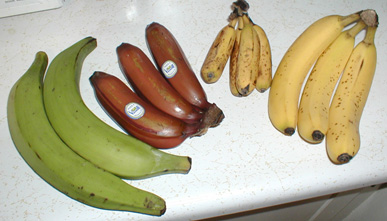
#> input picture Bananavarieties.jpg, 387 x 221 px
$ python -i types_segmentation.py   (imports and definitions only)
#> lines starting #> are read from the running program, lines starting #| are printed output that depends on the picture; after the words box and inside, x2 and y2 are one past the last pixel; in counts of white or black regions, pixels touching at a corner belong together
import cv2
import gradio as gr
from skimage import filters
import numpy as np


# Fungsi untuk memproses frame dengan berbagai metode thresholding
def process_frame(frame):
    # Konversi frame ke grayscale
    gray = cv2.cvtColor(frame, cv2.COLOR_RGB2GRAY)
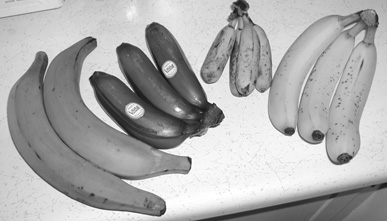
#> gray: shape (221, 387); min 15, max 255, mean 171.5

    # Global Thresholding (T=127)
    _, binary_thresh = cv2.threshold(gray, 127, 255, cv2.THRESH_BINARY)
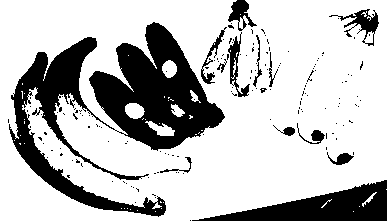
#> binary_thresh: shape (221, 387); 74.7% white; 157 black regions (143 under 20 px), largest, box (x1, y1, x2, y2) and area: (9, 22, 225, 217) 15162, (192, 180, 387, 221) 3757, (329, 9, 379, 46) 523

    # Otsu's Thresholding
    _, otsu_thresh = cv2.threshold(gray, 0, 255, cv2.THRESH_OTSU)
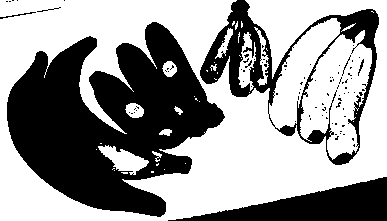
#> otsu_thresh: shape (221, 387); 59.2% white; 92 black regions (85 under 20 px), largest, box (x1, y1, x2, y2) and area: (7, 22, 225, 217) 23737, (200, 0, 379, 165) 6159, (168, 177, 387, 221) 4625

    # Li's Thresholding
    thresh_li = filters.threshold_li(gray)
#> thresh_li = 153.1
    binary_li = (gray > thresh_li).astype(np.uint8) * 255
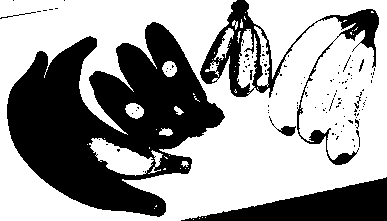
#> binary_li: shape (221, 387); 62.1% white; 117 black regions (108 under 20 px), largest, box (x1, y1, x2, y2) and area: (7, 22, 225, 217) 22915, (200, 0, 379, 165) 4481, (181, 177, 387, 221) 4429

    # Yen's Thresholding
    thresh_yen = filters.threshold_yen(gray)
#> thresh_yen = 167
    binary_yen = (gray > thresh_yen).astype(np.uint8) * 255
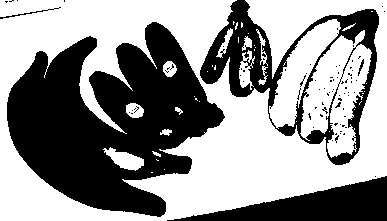
#> binary_yen: shape (221, 387); 57.6% white; 83 black regions (78 under 20 px), largest, box (x1, y1, x2, y2) and area: (7, 22, 225, 217) 24082, (200, 0, 379, 165) 7124, (167, 176, 387, 221) 4714, (0, 7, 61, 19) 78, (358, 59, 364, 76) 35

    # Triangle Thresholding
    thresh_tri = filters.threshold_triangle(gray)
#> thresh_tri = 234
    binary_tri = (gray > thresh_tri).astype(np.uint8) * 255
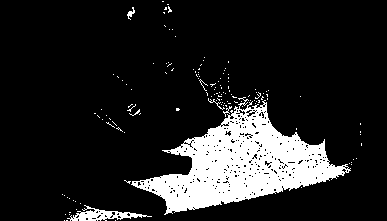
#> binary_tri: shape (221, 387); 13.6% white; 134 white regions (128 under 20 px), largest, box (x1, y1, x2, y2) and area: (131, 97, 351, 215) 10660, (67, 205, 152, 221) 515, (127, 7, 135, 20) 42, (208, 98, 225, 110) 33, (223, 106, 232, 117) 26, (199, 79, 208, 91) 20

    # Konversi hasil ke format RGB untuk ditampilkan di Gradio
    binary_thresh_rgb = cv2.cvtColor(binary_thresh, cv2.COLOR_GRAY2RGB)
    otsu_thresh_rgb = cv2.cvtColor(otsu_thresh, cv2.COLOR_GRAY2RGB)
    binary_li_rgb = cv2.cvtColor(binary_li, cv2.COLOR_GRAY2RGB)
    binary_yen_rgb = cv2.cvtColor(binary_yen, cv2.COLOR_GRAY2RGB)
    binary_tri_rgb = cv2.cvtColor(binary_tri, cv2.COLOR_GRAY2RGB)

    # Kembalikan frame asli dan hasil thresholding
    return (
        frame,
        binary_thresh_rgb,
        otsu_thresh_rgb,
        binary_li_rgb,
        binary_yen_rgb,
        binary_tri_rgb,
    )


# Fungsi untuk streaming video dari webcam menggunakan OpenCV
def video_stream():
    # Buka webcam (0 adalah kamera default)
    cap = cv2.VideoCapture(0)

    if not cap.isOpened():
        raise RuntimeError("Could not open webcam")

    while True:
        # Baca frame dari webcam
        ret, frame = cap.read()
        if not ret:
            break

        # Konversi frame dari BGR (OpenCV) ke RGB (Gradio)
        frame_rgb = cv2.cvtColor(frame, cv2.COLOR_BGR2RGB)

        # Proses frame dengan berbagai metode thresholding
        original, binary_thresh, otsu_thresh, binary_li, binary_yen, binary_tri = (
            process_frame(frame_rgb)
        )

        # Kirim frame asli dan hasil thresholding ke Gradio
        yield original, binary_thresh, otsu_thresh, binary_li, binary_yen, binary_tri

    # Lepaskan webcam setelah selesai
    cap.release()


# Buat antarmuka Gradio
# [15 lines that did not run here, left out]

# Jalankan aplikasi
# [1 line not run here, left out]

>>> import cv2
>>> picture = cv2.cvtColor(cv2.imread('../Bananavarieties.jpg'), cv2.COLOR_BGR2RGB)
>>> result = process_frame(picture)
#> result = 6 items

$ run again, on gabriel-herter-zIBetXW-WRk-unsplash.jpg
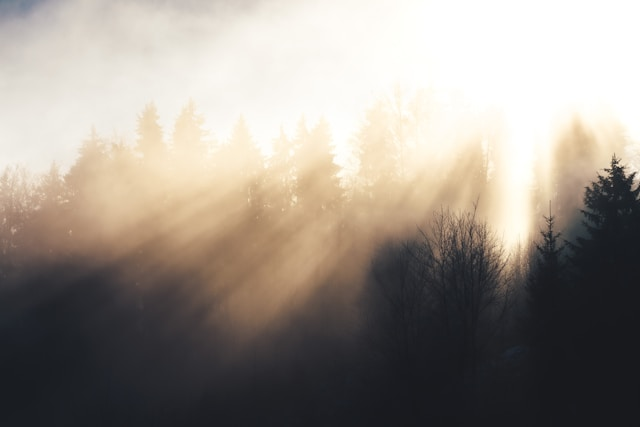
#> input picture gabriel-herter-zIBetXW-WRk-unsplash.jpg, 640 x 427 px
#> in process_frame, `_, binary_thresh = cv2.threshold(gray, 127, 255, cv2.THRESH_BINARY)`:
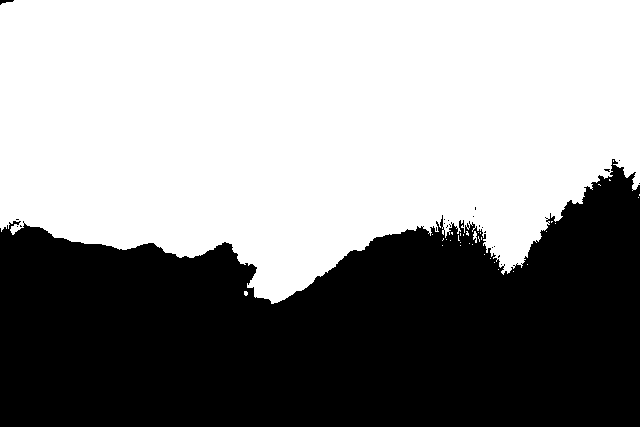
#> binary_thresh: shape (427, 640); 56.6% white; 23 black regions (21 under 20 px), largest, box (x1, y1, x2, y2) and area: (0, 159, 640, 427) 118585, (0, 0, 14, 5) 36
#> otsu_thresh: shape (427, 640); 55.1% white; 14 black regions (12 under 20 px), largest, box (x1, y1, x2, y2) and area: (0, 159, 640, 427) 122445, (0, 0, 35, 12) 284
#> thresh_li = 94.88
#> binary_li: shape (427, 640); 60.9% white; 24 black regions (23 under 20 px), largest, box (x1, y1, x2, y2) and area: (0, 161, 640, 427) 106765
#> thresh_yen = 165
#> binary_yen: shape (427, 640); 50.8% white; 15 black regions (13 under 20 px), largest, box (x1, y1, x2, y2) and area: (0, 154, 640, 427) 133562, (0, 0, 52, 25) 778
#> thresh_tri = 242
#> in process_frame, `binary_tri = (gray > thresh_tri).astype(np.uint8) * 255`:
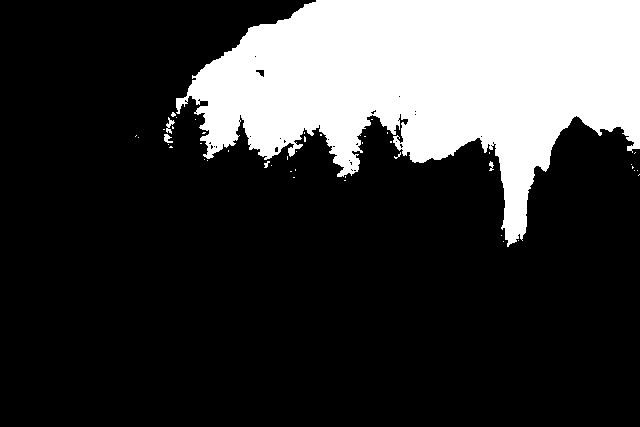
#> binary_tri: shape (427, 640); 23.1% white; 46 white regions (41 under 20 px), largest, box (x1, y1, x2, y2) and area: (176, 0, 640, 247) 62710, (166, 117, 175, 134) 64, (164, 134, 173, 143) 50, (489, 161, 494, 171) 29, (264, 161, 270, 168) 23
#> result = 6 items
